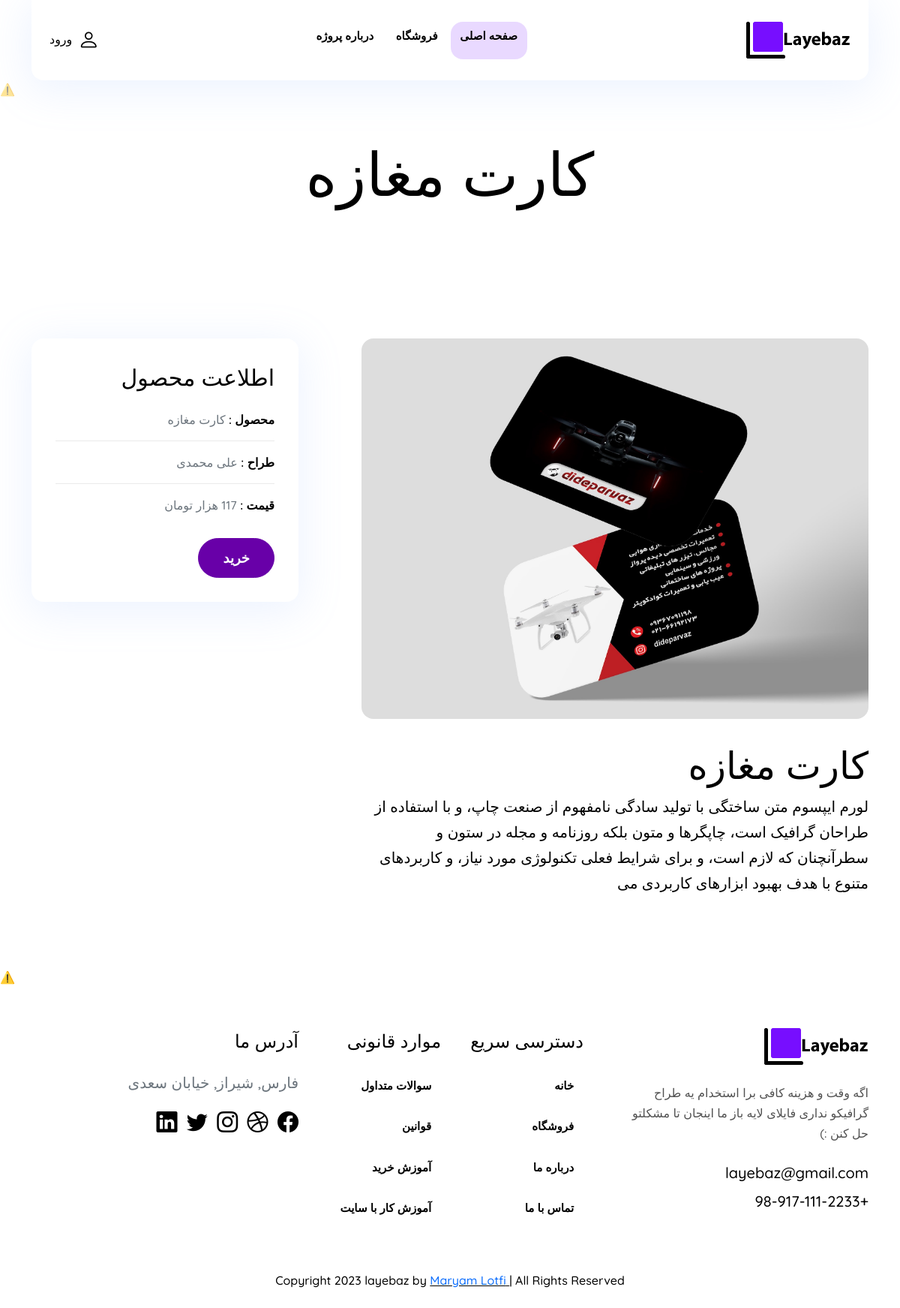
The page /product-detail.php?id=8 on the database its author committed.
### tables this page shows
CREATE TABLE `products` (
  `productid` int(11) NOT NULL,
  `userid` int(11) NOT NULL,
  `name` varchar(120) NOT NULL,
  `description` text NOT NULL,
  `link` text NOT NULL,
  `image` varchar(120) NOT NULL,
  `price` int(11) NOT NULL
);

CREATE TABLE `users` (
  `userid` int(11) NOT NULL,
  `username` varchar(20) NOT NULL,
  `name` varchar(120) NOT NULL,
  `email` varchar(120) NOT NULL,
  `password` varchar(30) NOT NULL,
  `type` tinyint(4) NOT NULL
);

### product-detail.php (the view, shortened to what this page needs)
<?php
include('inc/header.php');
$link = mysqli_connect("localhost", "root", "", "layebazdb");
mysqli_query($link, "set names utf8");
$product_id = 0;
if (isset($_GET['id']))
    $product_id = $_GET['id'];
$query = "SELECT * FROM products WHERE productid='$product_id'";
$result = mysqli_query($link, $query);
if ($row = mysqli_fetch_array($result)) {
    $designer_id = $row['userid'];
    $query_designer = "SELECT * FROM users WHERE userid='$designer_id'";
    $result_designer = mysqli_query($link, $query_designer);
    $row_designer = mysqli_fetch_array($result_designer);
?>
<section class="position-relative overflow-hidden">
    <div class="container">
        <div class="row text-center">
            <div class="col">
                <h1 class="mb-3"><?= $row['name'] ?> </h1>
            </div>
        </div>
    </div>
    <div class="position-absolute animation-1">
        <lottie-player src="https://lottie.host/59ba3e9a-bef6-400b-adbb-0eb8c20c9f65/WPBRmjAinD.json"
            background="transparent.html" speed="1" style="width: auto; height: auto;" loop autoplay></lottie-player>
    </div>
</section>
<div class="page-content">
    <section>
        <div class="container">
            <div class="row">
                <div class="col-lg-8 col-12 pe-lg-10">
                    <img class="img-fluid w-100 rounded-4 mb-5" src="assets/images/product/<?= $row['image'] ?>" alt="">
                    <h2><?= $row['name'] ?></h2>
                    <p class="lead text-dark mb-3"><?= $row['description'] ?></p>
                </div>
                <div class="col-lg-4 col-12">
                    <div class="bg-white shadow p-5 rounded-4">
                        <h4 class="mb-4">اطلاعت محصول</h4>
                        <ul class="cases-meta list-unstyled text-muted">
                            <li class="mb-3 border-bottom border-light pb-3">
                                <span class="text-dark font-w-6"> محصول : </span> <?= $row['name'] ?>
                            </li>
                            <li class="mb-3 border-bottom border-light pb-3">
                                <span class="text-dark font-w-6"> طراح : </span> <?= $row_designer['name'] ?>
                            </li>
                            <li class="mb-3 border-light pb-3">
                                <span class="text-dark font-w-6"> قیمت : </span><?= $row['price'] ?> هزار تومان
                            </li>
                        </ul>
                        <?php
                            $query_sell = "SELECT * FROM sells WHERE userid='{$_SESSION['userid']}' AND productid='$product_id'";
                            $result_sell = mysqli_query($link, $query_sell);
                            if (isset($_SESSION["state_login"]) && $_SESSION["state_login"] === true && $row_sell = mysqli_fetch_array($result_sell)) {
                            ?>
                        <a class="btn btn-primary" href="<?= $row['link'] ?>">دانلود محصول</a>
                        <?php
                            } else { ?>
                        <a class="btn btn-primary" href="product-checkout.php?id=<?= $row['productid'] ?>">خرید</a>
                        <?php }  ?>
                    </div>
                </div>
            </div>
        </div>
    </section>
</div>
<?php
}
include('inc/footer.php')
?>

### assets/css/spacing.css (style rules this page uses)
.mb-3, .my-3 { margin-bottom: 1rem !important }
.mb-4, .my-4 { margin-bottom: 1.5rem !important }
.mb-5, .my-5 { margin-bottom: 2rem !important }
.pb-3, .py-3 { padding-bottom: 1rem !important }
.p-5 { padding: 2rem !important }
@media (min-width:992px) { .pe-lg-10, .px-lg-10 { padding-left: 4.5rem !important } }

### rows shown on the page
products: name "کارت مغازه", image (picture), description "لورم ایپسوم متن ساختگی با تولید سادگی نامفهوم از صنعت چاپ، و با استفاده از طراحان گرافیک است، چاپگرها و متون بلکه روزنامه و مجله در ستون و سطرآنچنان که لازم است، و برای شرایط فعلی تکنولوژی مورد نیاز، و کاربردهای متنوع با هدف بهبود ابزارهای کاربردی می", price "117"
users: name "علی محمدی"
